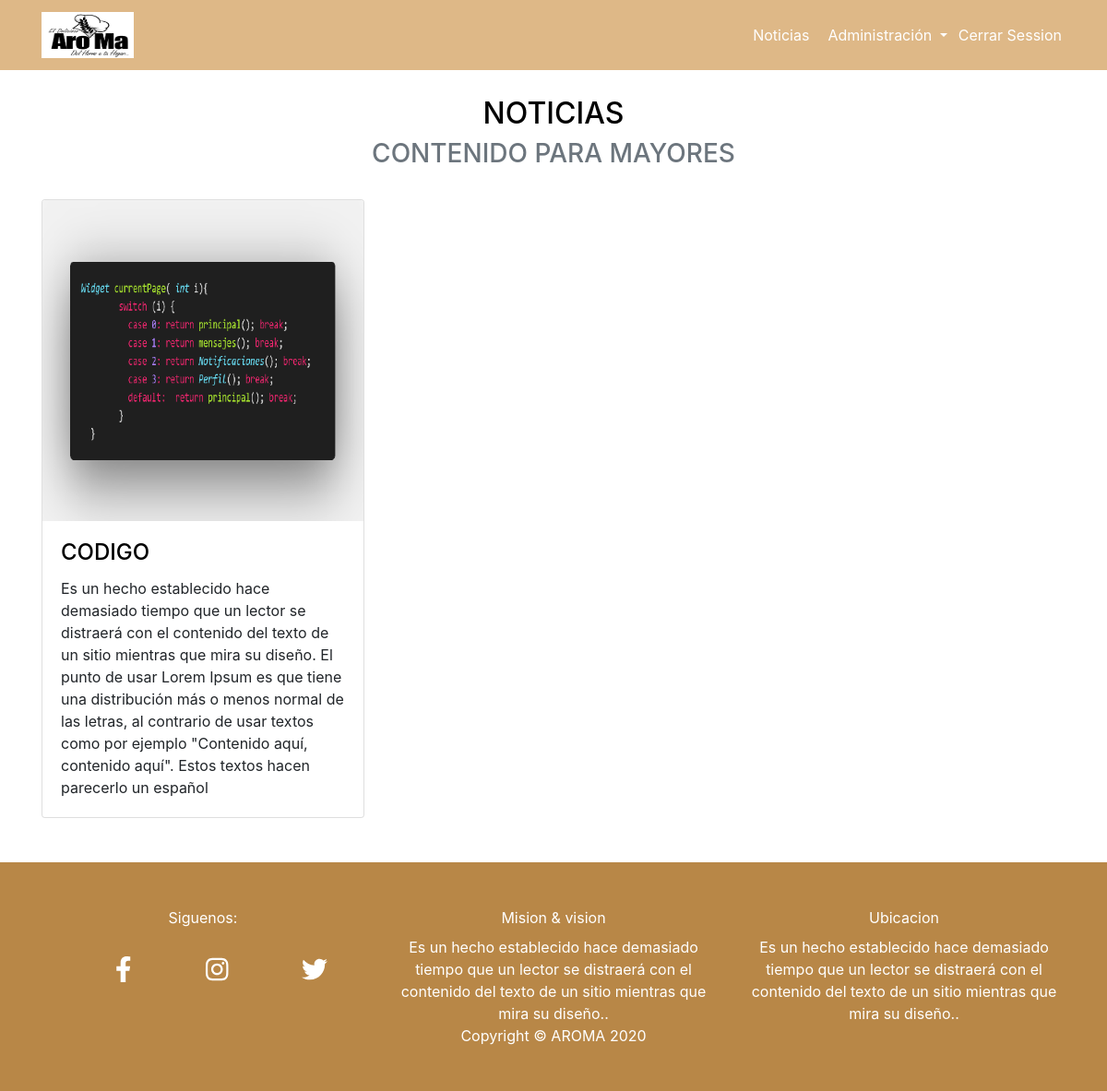
/index.php?page=noticias (signed in), run on the app's committed database.
### tables this page shows
CREATE TABLE `noticia` (
  `id` int(11) NOT NULL,
  `titulo` text NOT NULL,
  `texto` text NOT NULL,
  `imagen` text NOT NULL,
  `rol` text NOT NULL
);

### controllers/templeteControlador.php (called while the page is built)
<?php
Class ControllerTemplete {
    public function ctrBingTemplete(){
        include "views/templete.php";
    }
}

### index.php (called while the page is built, shortened)
<?php
require_once "controllers/templeteControlador.php";
require_once "controllers/UsuarioControlador.php";
require_once "controllers/NoticiaControlador.php";
require_once "models/ModeloNoticia.php";
$templete = new ControllerTemplete();
$templete-> ctrBingTemplete();

### controllers/NoticiaControlador.php (called while the page is built, shortened)
<?php
class NoticiaControlador {
static public function ctrMostarCatNotRegistro( $item, $value){
    $table = "noticia";
    $result = ModeloNoticia:: mdlMostrarCatNotRegistro($table, $item, $value);
    return $result;
}
}

### models/conexion.php (called while the page is built)
<?php
class Connection {
    static public function connect(){
      $link = new PDO("mysql:host=localhost;
      dbname=panaderia",
      "root",
      "");
      $link ->exec("set names utf8");
      return $link;
    }
}

### models/ModeloNoticia.php (called while the page is built, shortened)
<?php
require_once "conexion.php";
class ModeloNoticia {
  static public function mdlMostrarCatNotRegistro($table ,$item, $value){
    $stmt = Connection::connect()->prepare("SELECT * FROM $table WHERE $item = :$item ORDER by id DESC ");
    $stmt -> bindParam(":".$item, $value, PDO::PARAM_STR);
    $stmt -> execute();
    return $stmt -> fetchAll();
    }
}

### views/pages/noticias.php (the view, shortened to what this page needs)
<h2 class="text-center">Noticias</h2>
<?php
         $edad = (int)$_SESSION['edad'];
         if ($edad > 18) {
           echo '<h3 class="text-center text-secondary">Contenido para mayores</h3>';
           echo '<div class="row">';
        $informacion = NoticiaControlador::ctrMostarCatNotRegistro("rol", "mayor");
        foreach($informacion as $key => $value){
?>
  <div class="col-md-4 mt-4">
        <div class="card">
  <img class="card-img-top" src="<?php echo $value["imagen"]; ?>" width="100" alt="Card image cap">
  <div class="card-body">
    <h4 class="card-title"><?php echo $value["titulo"]; ?></h4>
    <p class="card-text">
    <?php echo $value["texto"]; ?>
    </p>
  </div>
</div>
</div>
<?php
        }
        echo '</div>';
      }
?>

### views/css/estilos.css (style rules this page uses)
body { padding-top: 56px; }
h2 { text-align: justify; text-transform: uppercase; color: black; }
h3 { text-align: justify; text-transform: uppercase; color: black; }
h4 { text-align: justify; text-transform: uppercase; color: black; }

### data on the page
noticia: imagen (picture), titulo "CODIGO", texto "Es un hecho establecido hace demasiado tiempo que un lector se distraerá con el contenido del texto de un sitio mientras que mira su diseño. El punto de usar Lorem Ipsum es que tiene una distribución más o menos normal de las letras, al contrario de usar textos como por ejemplo \"Contenido aquí, contenido aquí\". Estos textos hacen parecerlo un español"
